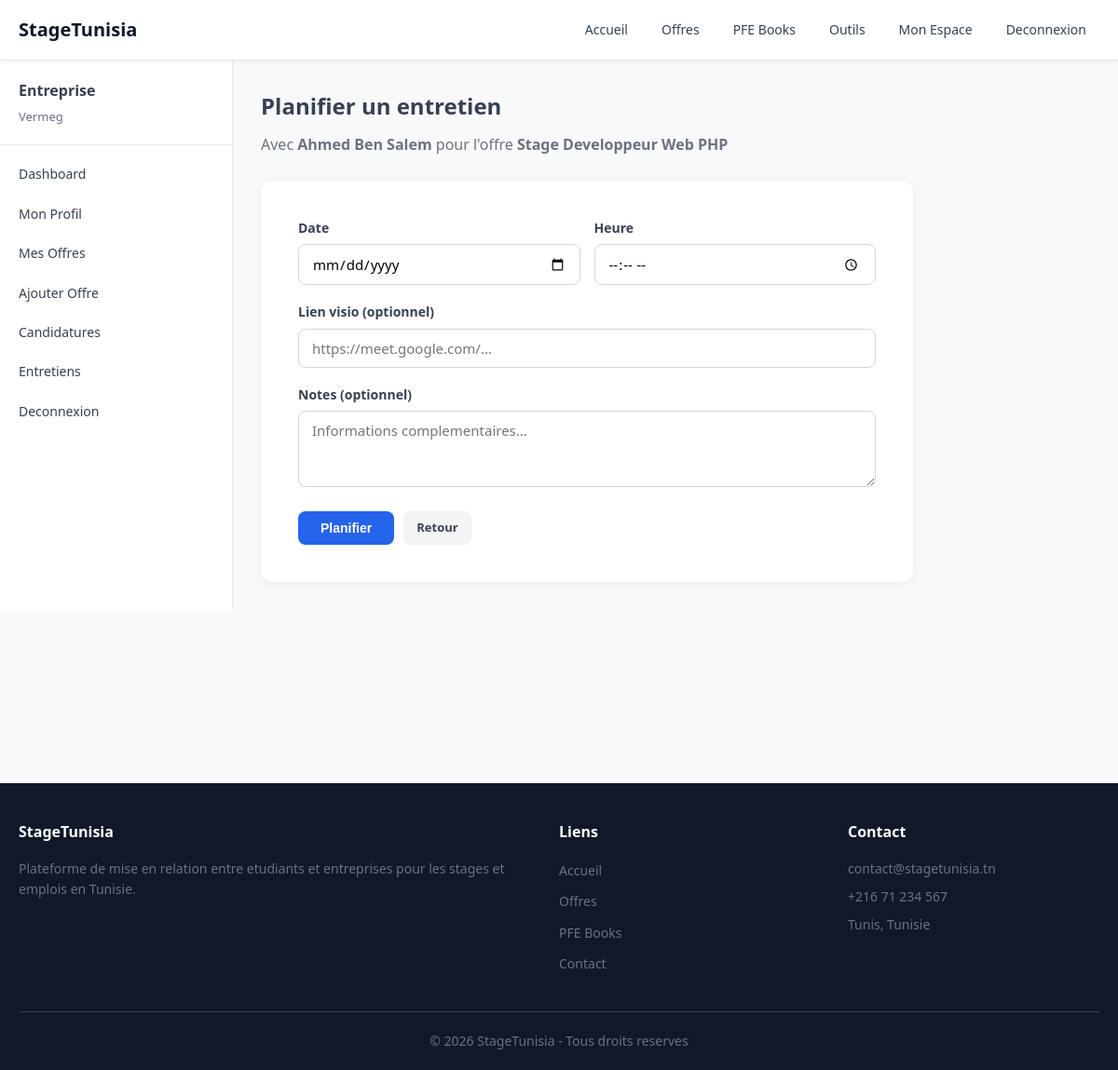
The app's page /entreprise/planifier-entretien.php?candidature_id=1 (signed in) with its own data.
### tables this page shows
CREATE TABLE candidatures (
    id INT AUTO_INCREMENT PRIMARY KEY,
    offre_id INT NOT NULL,
    etudiant_id INT NOT NULL,
    message TEXT,
    cv_path VARCHAR(255) DEFAULT NULL,
    date_candidature DATETIME DEFAULT CURRENT_TIMESTAMP,
    statut VARCHAR(50) DEFAULT 'en_attente',
    FOREIGN KEY (offre_id) REFERENCES offres(id) ON DELETE CASCADE,
    FOREIGN KEY (etudiant_id) REFERENCES etudiants(id) ON DELETE CASCADE
);

CREATE TABLE etudiants (
    id INT AUTO_INCREMENT PRIMARY KEY,
    utilisateur_id INT NOT NULL UNIQUE,
    nom VARCHAR(50) NOT NULL,
    prenom VARCHAR(50) NOT NULL,
    telephone VARCHAR(20) DEFAULT '',
    universite VARCHAR(100) DEFAULT '',
    specialite VARCHAR(100) DEFAULT '',
    niveau VARCHAR(50) DEFAULT '',
    date_naissance DATE DEFAULT NULL,
    adresse TEXT,
    bio TEXT,
    photo VARCHAR(255) DEFAULT 'photos/logos/avatar-etudiant-default.svg',
    cv VARCHAR(255) DEFAULT NULL,
    FOREIGN KEY (utilisateur_id) REFERENCES utilisateurs(id) ON DELETE CASCADE
);

CREATE TABLE offres (
    id INT AUTO_INCREMENT PRIMARY KEY,
    entreprise_id INT NOT NULL,
    titre VARCHAR(200) NOT NULL,
    description TEXT,
    type_contrat VARCHAR(50) NOT NULL DEFAULT 'stage',
    duree VARCHAR(50) DEFAULT '',
    remuneration VARCHAR(100) DEFAULT '',
    lieu VARCHAR(100) DEFAULT '',
    secteur VARCHAR(100) DEFAULT '',
    competences_requises TEXT,
    date_publication DATETIME DEFAULT CURRENT_TIMESTAMP,
    date_expiration DATE DEFAULT NULL,
    active TINYINT(1) DEFAULT 1,
    FOREIGN KEY (entreprise_id) REFERENCES entreprises(id) ON DELETE CASCADE
);

### entreprise/planifier-entretien.php (the view, shortened to what this page needs)
<?php
require_once '../config/database.php';
$req_entreprise = "SELECT id FROM entreprises WHERE utilisateur_id = ?";
$stmt_entreprise = $pdo->prepare($req_entreprise);
$stmt_entreprise->execute([$_SESSION['user_id']]);
$entreprise = $stmt_entreprise->fetch();
if (isset($_GET['candidature_id'])) { $candidature_id = $_GET['candidature_id']; } else { $candidature_id = 0; }
if (isset($_GET['offre_id'])) { $offre_id_back = $_GET['offre_id']; } else { $offre_id_back = 0; }
$req_candidature = "SELECT c.*, o.titre, o.entreprise_id, et.nom, et.prenom, u.email FROM candidatures c JOIN offres o ON c.offre_id = o.id JOIN etudiants et ON c.etudiant_id = et.id JOIN utilisateurs u ON et.utilisateur_id = u.id WHERE c.id = ? AND o.entreprise_id = ?";
$stmt_candidature = $pdo->prepare($req_candidature);
$stmt_candidature->execute([$candidature_id, $entreprise['id']]);
$candidature = $stmt_candidature->fetch();
$msg = '';
include '../includes/header.php';
?>
<div class="dashboard-layout">
<?php include '../includes/sidebar_entreprise.php'; ?>
<div class="dashboard-content">
    <h2><?= icon('calendar') ?> Planifier un entretien</h2>
    <p>Avec <strong><?= htmlspecialchars($candidature['prenom'] . ' ' . $candidature['nom']) ?></strong> pour l'offre <strong><?= htmlspecialchars($candidature['titre']) ?></strong></p>
    <?php if ($msg == false): ?>
    <form method="POST" class="form-container form-container-wide" style="margin:0;">
        <div class="form-row">
            <div class="form-group">
                <label>Date</label>
                <input type="date" name="date" required>
            </div>
            <div class="form-group">
                <label>Heure</label>
                <input type="time" name="heure" required>
            </div>
        </div>
        <div class="form-group">
            <label>Lien visio (optionnel)</label>
            <input type="url" name="lien_visio" placeholder="https://meet.google.com/...">
        </div>
        <div class="form-group">
            <label>Notes (optionnel)</label>
            <textarea name="notes" rows="3" placeholder="Informations complementaires..."></textarea>
        </div>
        <div class="actions" style="gap:10px;">
            <button type="submit" class="btn btn-primary"><?= icon('calendar') ?> Planifier</button>
            <a href="candidatures.php?offre_id=<?= $offre_id_back ?>" class="btn btn-sm"><?= icon('chevron-left') ?> Retour</a>
        </div>
    </form>
    <?php else: ?>
        <a href="entretiens.php" class="btn btn-primary"><?= icon('calendar') ?> Voir les entretiens</a>
    <?php endif; ?>
</div>
<?php include '../includes/footer.php'; ?></div>

### css/style.css (style rules this page uses)
:root { --primary: #2563eb; --primary-dark: #1d4ed8; --primary-light: #dbeafe; --secondary: #0d9488; --danger: #dc2626; --warning: #d97706; --success: #059669; --gray-50: #f8f9fa; --gray-100: #f3f4f6; --gray-200: #e5e7eb; --gray-300: #d1d5db; --gray-500: #6b7280; --gray-600: #4b5563; --gray-700: #374151; --gray-900: #111827; --white: #fff; --shadow: 0 2px 8px rgba(0,0,0,0.06); --shadow-lg: 0 4px 16px rgba(0,0,0,0.1); --radius: 8px; --radius-lg: 12px; }
* { margin: 0; padding: 0; box-sizing: border-box; }
html { scroll-behavior: smooth; }
body { font-family: 'Segoe UI', Tahoma, Geneva, Verdana, sans-serif; color: var(--gray-700); background: var(--gray-50); line-height: 1.6; }
a { color: var(--primary); text-decoration: none; }
.btn { display: inline-flex; align-items: center; gap: 8px; padding: 10px 24px; border-radius: var(--radius); font-weight: 600; font-size: 14px; cursor: pointer; border: none; transition: 0.3s; }
.btn-primary { background: var(--primary); color: var(--white); }
.btn-sm { padding: 6px 14px; font-size: 13px; background: var(--gray-100); color: var(--gray-700); }
.form-container { max-width: 500px; margin: 0 auto; background: var(--white); padding: 40px; border-radius: var(--radius-lg); box-shadow: var(--shadow); }
.form-container-wide { max-width: 700px; }
.form-group { margin-bottom: 18px; }
.form-group label { display: block; font-weight: 600; margin-bottom: 6px; font-size: 14px; color: var(--gray-700); }
.form-group input, .form-group select, .form-group textarea { width: 100%; padding: 10px 14px; border: 1px solid var(--gray-300); border-radius: var(--radius); font-size: 15px; font-family: inherit; background: var(--white); transition: 0.2s; }
.form-group textarea { resize: vertical; }
.form-row { display: flex; gap: 15px; }
.form-row .form-group { flex: 1; }
.dashboard-layout { display: flex; }
.dashboard-content { flex: 1; padding: 30px; max-width: calc(100% - 250px); }
.dashboard-content h2 { margin-bottom: 10px; display: flex; align-items: center; gap: 10px; }
.dashboard-content > p { color: var(--gray-500); margin-bottom: 25px; }
.actions { display: flex; gap: 5px; }

### records on screen
candidatures: etudiant.nom "Ahmed Ben Salem", offre.titre "Stage Developpeur Web PHP"

### other values on screen
$_SESSION['user_nom'] "Vermeg"
